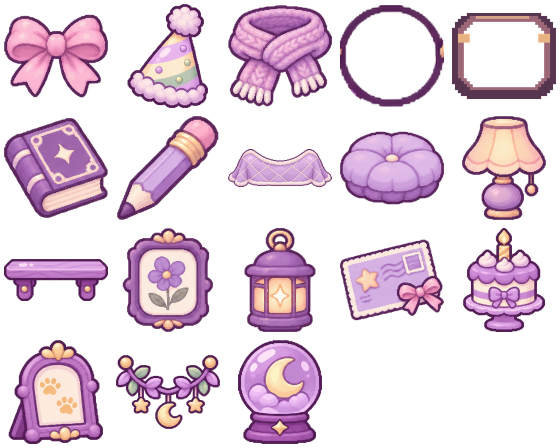
#> input picture art/wardrobe-v2-master.png, 1120 x 896 px (shown at 1/2 size)
$ python wardrobe-v2-source.py
#> lines starting #> are read from the running program, lines starting #| are printed output that depends on the picture
#!/usr/bin/env python3
"""Export the accepted transparent master and measure attachment points from the runtime atlas."""
import argparse
import json
import math
from pathlib import Path

import numpy as np
from PIL import Image, ImageDraw, ImageOps
from scipy import ndimage

ROOT = Path(__file__).resolve().parents[1]
RUNTIME = ROOT / 'extension'
ART = ROOT / 'art'
MASTER = ART / 'wardrobe-v2-master.png'
REGISTRY = RUNTIME / 'js/wardrobe-v2.js'
TARGET = RUNTIME / 'assets/wardrobe'
CELL = 224
ITEMS = (
    'silk-ear-bow', 'confetti-hat', 'rose-knit-scarf', 'round-moon-glasses', 'study-frames',
    'pocket-reader', 'starglow-pencil', 'quilted-lap-blanket',
    'plum-cushion', 'reading-lamp', 'lavender-shelf', 'pressed-flower-frame', 'lantern-keepsake',
    'birthday-postcard', 'purrple-birthday-ornament', 'anniversary-frame', 'window-garland', 'moon-globe',
)
# Optional re-authoring route for the two original concept atlases. The accepted
# master is intentionally sufficient by itself for a source archive rebuild.
CONCEPTS = ((0, 0), (1, 0), (0, 2), (0, 3), None, (0, 4), (0, 5), (0, 6),
            (0, 7), (0, 8), (1, 1), (0, 10), (0, 9), (0, 11), (1, 2), (1, 3), (1, 4), (1, 5))
RESTING = set('idle blink look ear tail tilt land sit wake held wiggle impact shake yawn pat think cry paw-wipe soothe wave nuzzle loaf knead'.split())
LAP = set('idle blink look ear tail tilt sit wake sleep yawn groom pat think heart reminder cry paw-wipe soothe wave nuzzle loaf knead brush'.split())


def cell(image, index, columns, rows):
    x, y = index % columns, index // columns
    return image.crop((x*image.width//columns, y*image.height//rows,
                       (x+1)*image.width//columns, (y+1)*image.height//rows))


# [70 lines left out: functions clean, round_lens, study_lens, author_master, replace_quilt, not called in this run]


def export_layers():
    (TARGET / 'decor').mkdir(parents=True, exist_ok=True)
    with Image.open(MASTER) as art:
#> art is the input picture: PIL image 1120x896 RGBA; mean R, G, B, A 70.9, 50.4, 65.8, 94.9
        for i, name in enumerate(ITEMS):
            tile = cell(art, i, 5, 4)
            tile = tile.crop(tile.getbbox())
            out = TARGET / ('decor' if i >= 8 else '') / f'{name}.png'
            tile.save(out, optimize=True)
#> this loop made 18 passes
#> pass 1, in export_layers, `tile = cell(art, i, 5, 4)`:
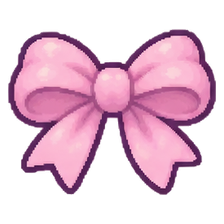
#> tile: PIL image 224x224 RGBA; mean R, G, B, A 99.7, 63.8, 83.4, 118.5; transparent parts drawn white
#> pass 1, in export_layers, `tile = tile.crop(tile.getbbox())`:
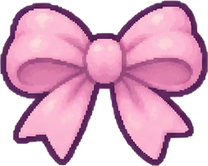
#> tile: PIL image 208x166 RGBA; mean R, G, B, A 144.8, 92.7, 121.2, 172.2; transparent parts drawn white
#> pass 2, in export_layers, `tile = cell(art, i, 5, 4)`:
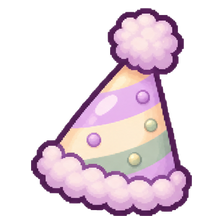
#> tile: PIL image 224x224 RGBA; mean R, G, B, A 80.5, 64.7, 74.8, 99.1; transparent parts drawn white
#> pass 2, in export_layers, `tile = tile.crop(tile.getbbox())`:
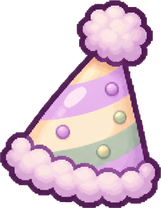
#> tile: PIL image 161x208 RGBA; mean R, G, B, A 120.7, 97, 112, 148.5; transparent parts drawn white
#> after the loop:
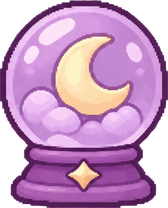
#> tile: PIL image 168x208 RGBA; mean R, G, B, A 152.5, 105.7, 149.9, 203.9; transparent parts drawn white


# [102 lines left out: functions regions, fit_eyes, fit_ear, fit_paw, fit_lap, not called in this run]


def normalize(coords):
    return [round(value/256, 5) for value in coords]


def measure_anchors():
#> (the run stopped early here; a loop or call above may not have finished)
